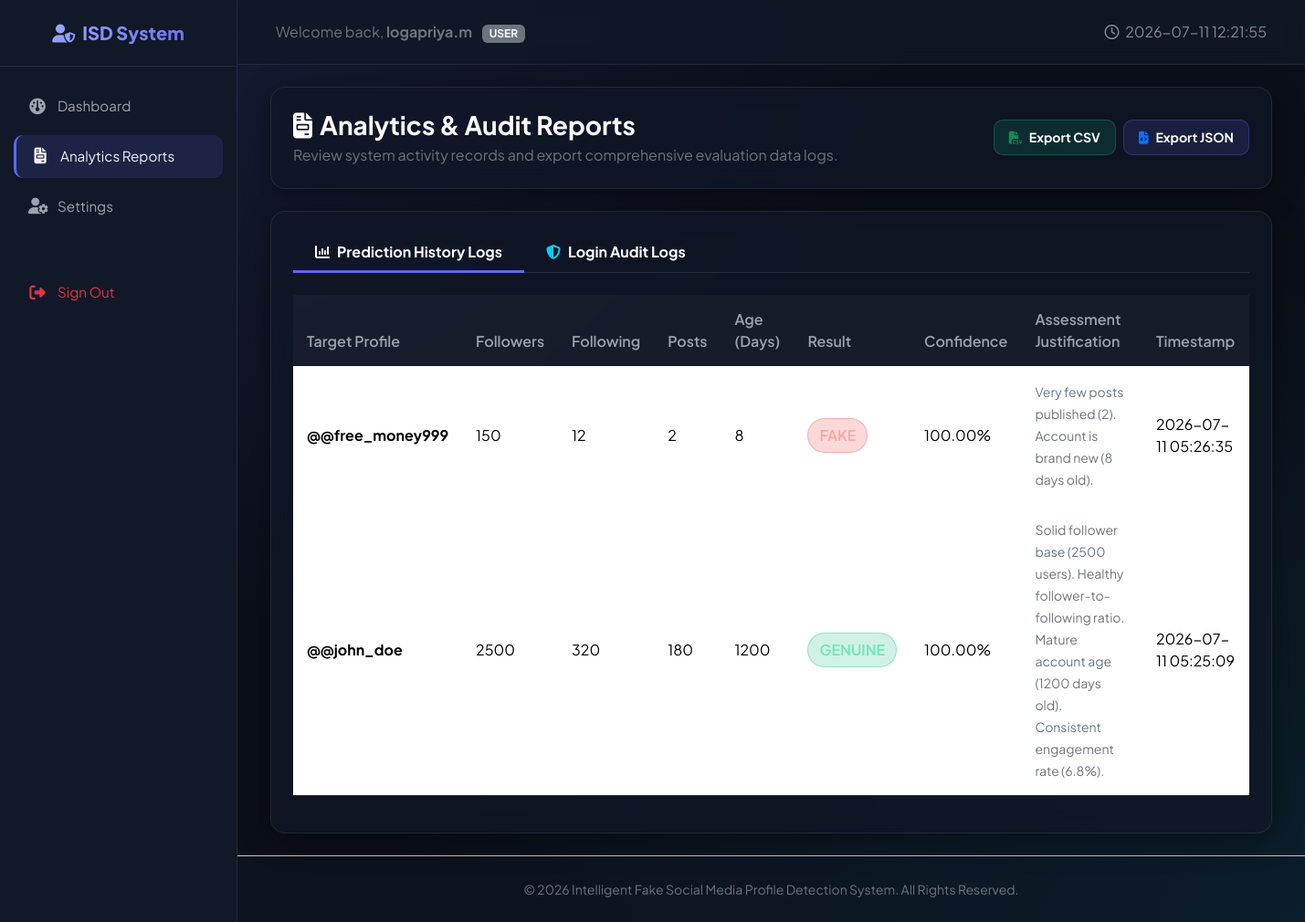
Screenshot of /reports (signed in) with the database file from the repository.
### app.py (models this page shows)
class User(db.Model, UserMixin):
    __tablename__ = 'users'
    id = db.Column(db.Integer, primary_key=True)
    username = db.Column(db.String(50), unique=True, nullable=False)
    email = db.Column(db.String(100), unique=True, nullable=False)
    password_hash = db.Column(db.String(255), nullable=False)
    created_at = db.Column(db.DateTime, default=datetime.utcnow)
    predictions = db.relationship('PredictionHistory', backref='user_rel', lazy=True)

class LoginLog(db.Model):
    __tablename__ = 'login_logs'
    id = db.Column(db.Integer, primary_key=True)
    username = db.Column(db.String(100), nullable=False)
    user_type = db.Column(db.String(20), nullable=False) # 'User' or 'Admin'
    ip_address = db.Column(db.String(45), nullable=False)
    status = db.Column(db.String(20), nullable=False)     # 'Success' or 'Failed'
    login_time = db.Column(db.DateTime, default=datetime.utcnow)

class PredictionHistory(db.Model):
    __tablename__ = 'prediction_history'
    id = db.Column(db.Integer, primary_key=True)
    user_id = db.Column(db.Integer, db.ForeignKey('users.id', ondelete='SET NULL'), nullable=True)
    username = db.Column(db.String(100), nullable=False)
    followers = db.Column(db.Integer, nullable=False)
    following = db.Column(db.Integer, nullable=False)
    posts = db.Column(db.Integer, nullable=False)
    bio_length = db.Column(db.Integer, nullable=False)
    has_profile_pic = db.Column(db.Boolean, nullable=False)
    is_verified = db.Column(db.Boolean, nullable=False)
    has_external_url = db.Column(db.Boolean, nullable=False)
    is_private = db.Column(db.Boolean, nullable=False)
    account_age_days = db.Column(db.Integer, nullable=False)
    engagement_rate = db.Column(db.Float, nullable=False)
    prediction_result = db.Column(db.String(20), nullable=False)
    confidence_score = db.Column(db.Float, nullable=False)
    reason = db.Column(db.Text, nullable=True)
    created_at = db.Column(db.DateTime, default=datetime.utcnow)

### app.py (the view)
@app.route('/reports')
@login_required
def reports():
    role = session.get('role')
    if role == 'admin':
        predictions = PredictionHistory.query.order_by(PredictionHistory.id.desc()).all()
        logins = LoginLog.query.order_by(LoginLog.id.desc()).all()
    else:
        predictions = PredictionHistory.query.filter_by(user_id=current_user.id).order_by(PredictionHistory.id.desc()).all()
        logins = LoginLog.query.filter_by(username=current_user.username).order_by(LoginLog.id.desc()).all()
    return render_template('reports.html', role=role, predictions=predictions, logins=logins)

### templates/reports.html (shortened to what this page needs)
{% extends "base.html" %}
{% block content %}
<div class="container-fluid">
    <div class="row mb-4">
        <div class="col-12">
            <div class="glass-card p-4 d-flex flex-column flex-md-row align-items-md-center justify-content-between gap-3">
                <div>
                    <h3 class="fw-bold text-white mb-1"><i class="fa-solid fa-file-invoice text-indigo me-2"></i>Analytics & Audit Reports</h3>
                    <p class="text-secondary mb-0">Review system activity records and export comprehensive evaluation data logs.</p>
                </div>
                <div class="d-flex gap-2">
                    <a href="{{ url_for('export_report', format_type='csv') }}" class="btn btn-secondary-custom btn-sm py-2 px-3 text-white fw-bold" style="background: rgba(16, 185, 129, 0.15); border: 1px solid rgba(16, 185, 129, 0.3);"><i class="fa-solid fa-file-csv me-2 text-success"></i>Export CSV</a>
                    <a href="{{ url_for('export_report', format_type='json') }}" class="btn btn-secondary-custom btn-sm py-2 px-3 text-white fw-bold" style="background: rgba(99, 102, 241, 0.15); border: 1px solid rgba(99, 102, 241, 0.3);"><i class="fa-solid fa-file-code me-2 text-primary"></i>Export JSON</a>
                </div>
            </div>
        </div>
    </div>
    <div class="row">
        <div class="col-12">
            <div class="glass-card p-4">
                <ul class="nav nav-tabs border-secondary border-opacity-25 mb-4" id="reportTabs" role="tablist">
                    <li class="nav-item" role="presentation">
                        <button class="nav-link active text-white fw-bold px-4 py-2 border-0 bg-transparent" id="predictions-tab" data-bs-toggle="tab" data-bs-target="#predictions" type="button" role="tab" aria-controls="predictions" aria-selected="true" style="border-bottom: 3px solid var(--primary) !important;">
                            <i class="fa-solid fa-chart-column me-2 text-indigo"></i>Prediction History Logs
                        </button>
                    </li>
                    <li class="nav-item" role="presentation">
                        <button class="nav-link text-white fw-bold px-4 py-2 border-0 bg-transparent" id="logins-tab" data-bs-toggle="tab" data-bs-target="#logins" type="button" role="tab" aria-controls="logins" aria-selected="false">
                            <i class="fa-solid fa-shield-halved me-2 text-info"></i>Login Audit Logs
                        </button>
                    </li>
                </ul>
                <div class="tab-content" id="reportTabsContent">
                    <div class="tab-pane fade show active" id="predictions" role="tabpanel" aria-labelledby="predictions-tab">
                        <div class="table-responsive">
                            <table class="table custom-table text-start">
                                <thead>
                                    <tr>
                                        <th>Target Profile</th>
                                        <th>Followers</th>
                                        <th>Following</th>
                                        <th>Posts</th>
                                        <th>Age (Days)</th>
                                        <th>Result</th>
                                        <th>Confidence</th>
                                        <th>Assessment Justification</th>
                                        <th>Timestamp</th>
                                    </tr>
                                </thead>
                                <tbody>
                                    {% for p in predictions %}
                                        <tr>
                                            <td><strong>@{{ p.username }}</strong></td>
                                            <td>{{ p.followers }}</td>
                                            <td>{{ p.following }}</td>
                                            <td>{{ p.posts }}</td>
                                            <td>{{ p.account_age_days }}</td>
                                            <td>
                                                {% if p.prediction_result == 'Fake' %}
                                                    <span class="badge-fake">FAKE</span>
                                                {% else %}
                                                    <span class="badge-genuine">GENUINE</span>
                                                {% endif %}
                                            </td>
                                            <td>{{ "%.2f"|format(p.confidence_score * 100) }}%</td>
                                            <td><small class="text-secondary">{{ p.reason }}</small></td>
                                            <td>{{ p.created_at.strftime('%Y-%m-%d %H:%M:%S') }}</td>
                                        </tr>
                                    {% else %}
                                        <tr>
                                            <td colspan="9" class="text-center py-4 text-secondary">
                                                <i class="fa-solid fa-folder-open fs-2 mb-2 opacity-50"></i><br>No prediction records found.
                                            </td>
                                        </tr>
                                    {% endfor %}
                                </tbody>
                            </table>
                        </div>
                    </div>
                </div>
            </div>
        </div>
    </div>
</div>
{% endblock %}

### templates/base.html (shortened to what this page needs)
<!DOCTYPE html>
<html lang="en">
<head>
    <link href="https://cdn.jsdelivr.net/npm/bootstrap@5.3.3/dist/css/bootstrap.min.css" rel="stylesheet">
    <link href="https://cdnjs.cloudflare.com/ajax/libs/font-awesome/6.5.2/css/all.min.css" rel="stylesheet">
    <link href="{{ url_for('static', filename='css/style.css') }}" rel="stylesheet">
</head>
<body>
    <div id="wrapper">
        {% if current_user.is_authenticated %}
        <nav id="sidebar">
            <div class="sidebar-header text-center">
                <h4><i class="fa-solid fa-user-shield me-2"></i>ISD System</h4>
            </div>
            <ul class="list-unstyled components">
                {% if session.get('role') == 'admin' %}
                    <li class="{% if request.path == '/admin/dashboard' %}active{% endif %}">
                        <a href="{{ url_for('admin_dashboard') }}"><i class="fa-solid fa-chart-line"></i>Admin Home</a>
                    </li>
                {% else %}
                    <li class="{% if request.path == '/dashboard' %}active{% endif %}">
                        <a href="{{ url_for('dashboard') }}"><i class="fa-solid fa-gauge"></i>Dashboard</a>
                    </li>
                {% endif %}
                <li class="{% if request.path == '/reports' %}active{% endif %}">
                    <a href="{{ url_for('reports') }}"><i class="fa-solid fa-file-invoice"></i>Analytics Reports</a>
                </li>
                <li class="{% if request.path == '/profile' %}active{% endif %}">
                    <a href="{{ url_for('profile') }}"><i class="fa-solid fa-user-gear"></i>Settings</a>
                </li>
                <li class="mt-5">
                    <a href="{{ url_for('logout') }}" class="text-danger"><i class="fa-solid fa-right-from-bracket"></i>Sign Out</a>
                </li>
            </ul>
        </nav>
        {% endif %}
        <div id="content" class="d-flex flex-column">
            <nav class="navbar navbar-expand-lg top-navbar">
                <div class="container-fluid">
                    {% if current_user.is_authenticated %}
                        <span class="navbar-text text-secondary">
                            Welcome back, <strong>{{ current_user.username }}</strong>
                            <span class="badge bg-secondary ms-2">{{ session.get('role')|upper }}</span>
                        </span>
                    {% else %}
                        <a class="navbar-brand text-white fw-bold d-flex align-items-center" href="{{ url_for('index') }}">
                            <i class="fa-solid fa-shield-halved text-indigo me-2 fs-4"></i> FakeProfileDetect
                        </a>
                    {% endif %}
                    <div class="collapse navbar-collapse" id="navbarSupportedContent">
                        <ul class="navbar-nav ms-auto mb-2 mb-lg-0 align-items-center">
                            {% if not current_user.is_authenticated %}
                                <li class="nav-item">
                                    <a class="nav-link text-white-50 px-3" href="{{ url_for('index') }}">Home</a>
                                </li>
                                <li class="nav-item">
                                    <a class="nav-link text-white-50 px-3" href="{{ url_for('login') }}">User Sign In</a>
                                </li>
                                <li class="nav-item">
                                    <a class="nav-link text-white-50 px-3" href="{{ url_for('admin_login') }}">Admin Portal</a>
                                </li>
                                <li class="nav-item ms-2">
                                    <a class="btn btn-primary-custom px-4" href="{{ url_for('register') }}">Get Started</a>
                                </li>
                            {% else %}
                                <li class="nav-item">
                                    <span class="text-white-50"><i class="fa-regular fa-clock me-1"></i> {{ datetime }}</span>
                                </li>
                            {% endif %}
                        </ul>
                    </div>
                </div>
            </nav>
            <main class="container-fluid p-4 flex-grow-1">
                {% block content %}{% endblock %}
            </main>
            <footer class="text-center py-4 mt-auto border-top border-secondary-subtle" style="background: rgba(17, 24, 39, 0.4);">
                <div class="container text-secondary">
                    <small>© 2026 Intelligent Fake Social Media Profile Detection System. All Rights Reserved.</small>
                </div>
            </footer>
        </div>
    </div>
</body>
</html>

### rows the page displays
User: username "logapriya.m"
LoginLog: get "USER"
PredictionHistory: username "@free_money999", followers "150", following "12", posts "2", account_age_days "8", prediction_result "FAKE", p.confidence_score*100 "100.00", reason "Very few posts published (2). Account is brand new (8 days old).", created_at "2026-07-11 05:26:35"
PredictionHistory: username "@john_doe", followers "2500", following "320", posts "180", account_age_days "1200", prediction_result "GENUINE", p.confidence_score*100 "100.00", reason "Solid follower base (2500 users). Healthy follower-to-following ratio. Mature account age (1200 days old). Consistent engagement rate (6.8%).", created_at "2026-07-11 05:25:09"
